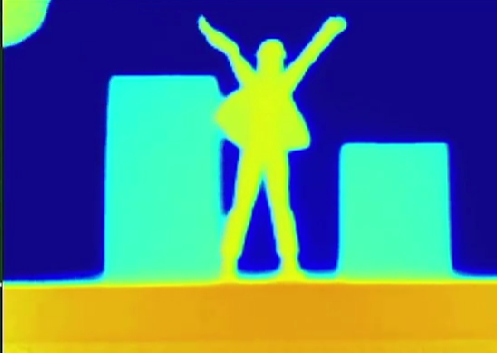
#> input picture Python Scripts/test5.png, 497 x 353 px
$ python TUI.py
#> lines starting #> are read from the running program, lines starting #| are printed output that depends on the picture
import cv2
import numpy as np
import matplotlib.pyplot as plt
from matplotlib import cm
import serial
import time

# === SETTINGS ===
IMAGE_PATH = "test5.png"
NUM_BLOCKS = 3  # Set your NxM matrix size here
SERIAL_PORT = "COM5"  # Change to your ESP32 port
BAUD_RATE = 9600


# === STEP 1: Load and process image ===
image = cv2.imread(IMAGE_PATH)
#> image is the input picture: shape (353, 497, 3); mean B, G, R 125.4, 121.7, 85.7
image = cv2.cvtColor(image, cv2.COLOR_BGR2RGB)
image = cv2.flip(image, 1)  # Horizontal flip
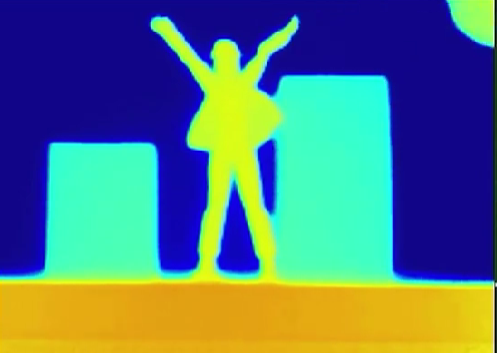
#> image: shape (353, 497, 3); mean R, G, B 85.7, 121.7, 125.4

# === STEP 2: Extract hue channel ===
hsv = cv2.cvtColor(image, cv2.COLOR_RGB2HSV).astype(np.float32)
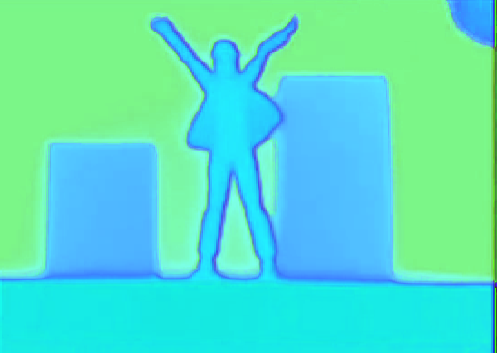
#> hsv: shape (353, 497, 3) float32; mean R, G, B 85.1, 224.6, 197.7
hue = hsv[:, :, 0] / 179.0  # Normalize hue to [0, 1]
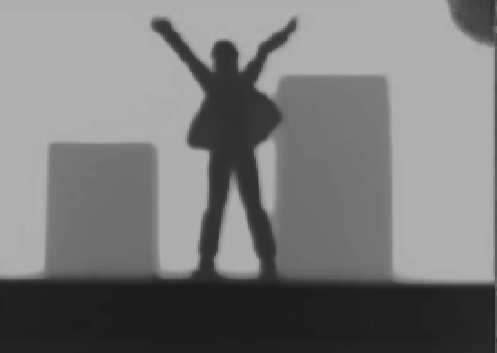
#> hue: shape (353, 497) float32; min 0.112, max 0.704, mean 0.476

# === STEP 3: Divide into NxM blocks and compute sums ===
def sub_matrix(hue_channel, num_blocks):
#> called with num_blocks = 3
    h, w = hue_channel.shape
#> h = 353; w = 497
    sub_row_size = h // num_blocks
#> sub_row_size = 117
    sub_col_size = w // num_blocks
#> sub_col_size = 165

    sub_matrices = []
    sum_matrix = np.zeros((num_blocks, num_blocks))

    for i in range(num_blocks):
        row_blocks = []
        for j in range(num_blocks):
            row_start = i * sub_row_size
            col_start = j * sub_col_size
            row_end = (i + 1) * sub_row_size if i != num_blocks - 1 else h
            col_end = (j + 1) * sub_col_size if j != num_blocks - 1 else w
            block = hue_channel[row_start:row_end, col_start:col_end]
            row_blocks.append(block)
            sum_matrix[i, j] = np.sum(block)
        sub_matrices.append(row_blocks)
#> after the loop, sub_matrices = 3 items; sum_matrix = [[13164.9, 10183.4, 12173.8], [10893.1, 8684.5, 11679.8], [5256.9, 5008.9, 6401.5]]

    return sub_matrices, sum_matrix

sub_matrices, sum_matrix = sub_matrix(hue, NUM_BLOCKS)
#> sub_matrices = 3 items
block_size = sub_matrices[0][0].size
#> block_size = 19305

# === STEP 4: Normalize and convert to servo angles (0–180 degrees) ===
values = np.abs(sum_matrix - block_size)
#> values = [[6140.1, 9121.6, 7131.2], [8411.9, 10620.5, 7625.2], [14048.1, 14296.1, 12903.5]]
flattened = values.flatten()
#> flattened = [6140.1, 9121.6, 7131.2, 8411.9, 10620.5, 7625.2, 14048.1, 14296.1, 12903.5]
servo_angles = np.interp(flattened, [flattened.min(), flattened.max()], [0, 180])
#> servo_angles = [0, 65.8, 21.87, 50.14, 98.88, 32.77, 174.5, 180, 149.3]
servo_angles = [int(a) for a in servo_angles]
#> servo_angles = [0, 65, 21, 50, 98, 32, 174, 180, 149]

print("Servo Angles (degrees):", servo_angles)
#| Servo Angles (degrees): [0, 65, 21, 50, 98, 32, 174, 180, 149]


# === STEP 5: Send angles to ESP32 via Serial ===
def send_angles_to_esp32(angles, port=SERIAL_PORT, baud=BAUD_RATE):
#> called with port = 'COM5', baud = 9600
    try:
        with serial.Serial(port, baud, timeout=1) as ser:
            time.sleep(2)  # Wait for ESP32 to reset
            data = ",".join(map(str, angles)) + "\n"
            ser.write(data.encode())
            print(f"Sent to ESP32: {data.strip()}")
#| Sent to ESP32: 0,65,21,50,98,32,174,180,149
    except Exception as e:
        print("Serial send error:", e)

send_angles_to_esp32(servo_angles)


# === STEP 6: Plot for verification ===
fig = plt.figure(figsize=(12, 8))

ax1 = fig.add_subplot(2, 2, 1)
ax1.imshow(image)
ax1.set_title("Original Image")
ax1.axis("off")

ax2 = fig.add_subplot(2, 2, 2)
ax2.imshow(hue, cmap="gray")
ax2.set_title("Hue Channel")
ax2.axis("off")

ax3 = fig.add_subplot(2, 2, 3, projection="3d")
xpos, ypos = np.meshgrid(np.arange(values.shape[1]), np.arange(values.shape[0]))
#> xpos = [[0, 1, 2], [0, 1, 2], [0, 1, 2]]; ypos = [[0, 0, 0], [1, 1, 1], [2, 2, 2]]
xpos = xpos.flatten()
ypos = ypos.flatten()
zpos = np.zeros_like(xpos)
dx = dy = 0.8
dz = values.flatten()
#> dz has the same summary as flattened
colors = cm.bone(dz / dz.max())
#> colors = [[0.374, 0.394, 0.499, 1], [0.559, 0.649, 0.684, 1], [0.436, 0.479, 0.561, 1], [0.515, 0.588, 0.64, 1], [0.652, 0.777, 0.777, 1], [0.467, 0.522, 0.592, 1], [0.979, 0.986, 0.986, 1], [1, 1, 1, 1], [0.871, 0.918, 0.918, 1]]
ax3.bar3d(xpos, ypos, zpos, dx, dy, dz, color=colors, shade=True)
ax3.set_title("3D Bar Plot")
ax3.view_init(elev=30, azim=135)

ax4 = fig.add_subplot(2, 2, 4, projection="3d")
x, y = np.meshgrid(np.arange(values.shape[1]), np.arange(values.shape[0]))
ax4.plot_surface(x, y, values, cmap="bone", edgecolor='k')
ax4.set_title("Surface Plot")
ax4.view_init(elev=45, azim=135)

plt.tight_layout()
plt.show()
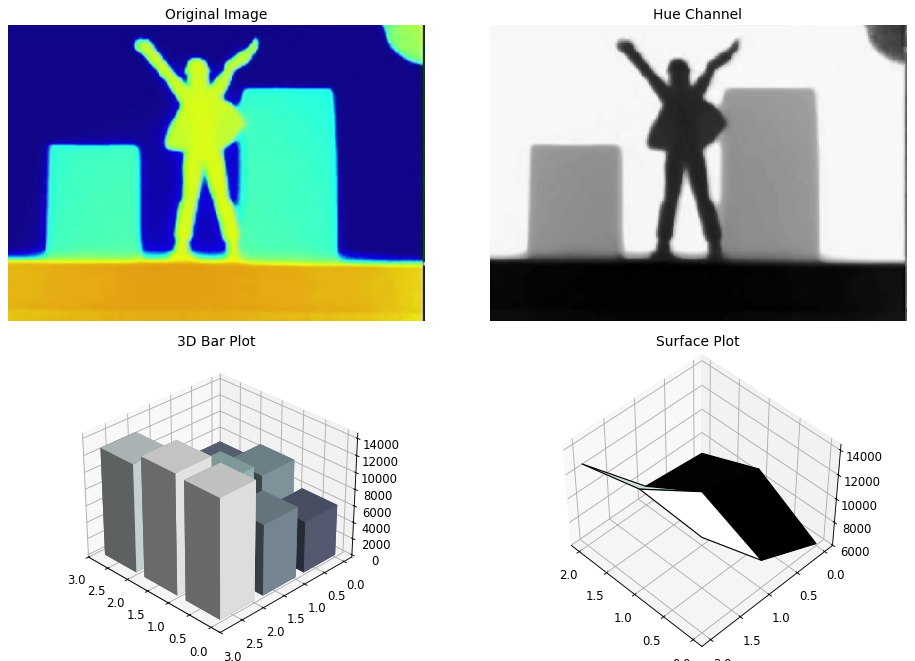
#> figure drawn by matplotlib, 4 panels

$ run again, with Python Scripts/test3.png copied over Python Scripts/test5.png
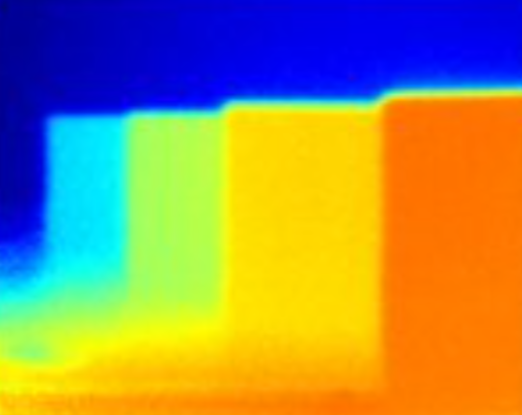
#> input picture Python Scripts/test3.png, 522 x 415 px
#> image is the input picture: shape (415, 522, 3); mean B, G, R 91.4, 141.3, 153
#> `hue = hsv[:, :, 0] / 179.0`:
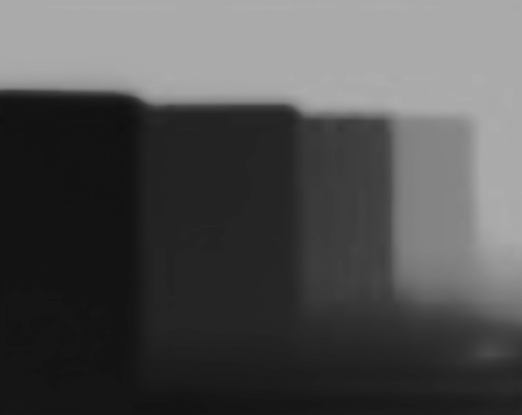
#> hue: shape (415, 522) float32; min 0.0615, max 0.682, mean 0.318
#> after the loop in sub_matrix, `for i in range(num_blocks):`: sub_matrices = 3 items; sum_matrix = [[11507.3, 13308.1, 15408.1], [2136.7, 4072.9, 11624.2], [2156.1, 3281.8, 5443.9]]
#> `sub_matrices, sum_matrix = sub_matrix(hue, NUM_BLOCKS)`: sub_matrices = 3 items
#> values = [[12504.7, 10703.9, 8603.9], [21875.3, 19939.1, 12387.8], [21855.9, 20730.2, 18568.1]]
#> flattened = [12504.7, 10703.9, 8603.9, 21875.3, 19939.1, 12387.8, 21855.9, 20730.2, 18568.1]
#> `servo_angles = np.interp(flattened, [flattened.min(), flattened.max()]..`: servo_angles = [52.91, 28.48, 0, 180, 153.7, 51.32, 179.7, 164.5, 135.1]
#> `servo_angles = [int(a) for a in servo_angles]`: servo_angles = [52, 28, 0, 180, 153, 51, 179, 164, 135]
#| Servo Angles (degrees): [52, 28, 0, 180, 153, 51, 179, 164, 135]
#| Sent to ESP32: 52,28,0,180,153,51,179,164,135
#> dz has the same summary as flattened
#> colors = [[0.501, 0.569, 0.626, 1], [0.429, 0.47, 0.554, 1], [0.343, 0.352, 0.468, 1], [1, 1, 1, 1], [0.882, 0.925, 0.925, 1], [0.494, 0.56, 0.619, 1], [1, 1, 1, 1], [0.93, 0.955, 0.955, 1], [0.796, 0.87, 0.87, 1]]
#> `plt.show()`:
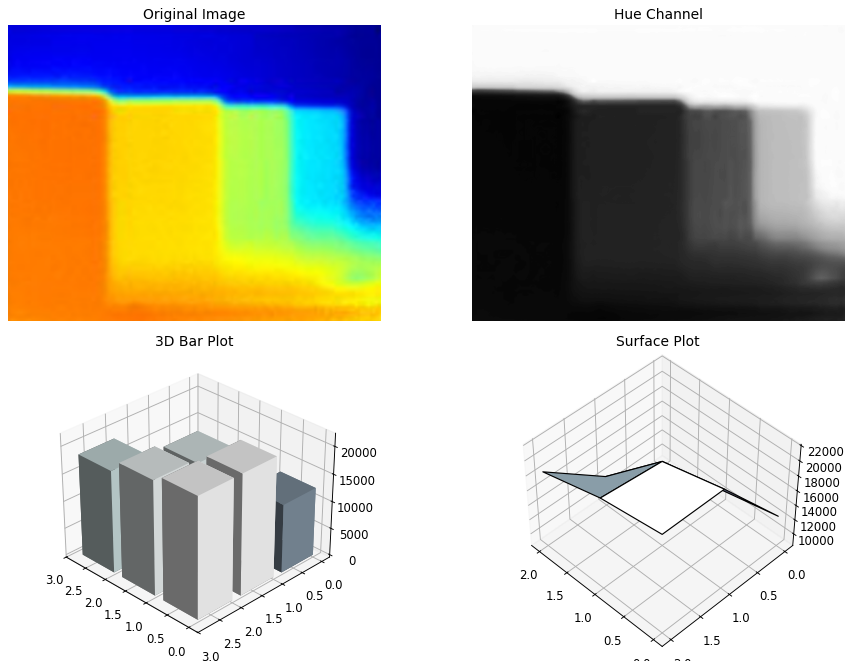
#> figure drawn by matplotlib, 4 panels
